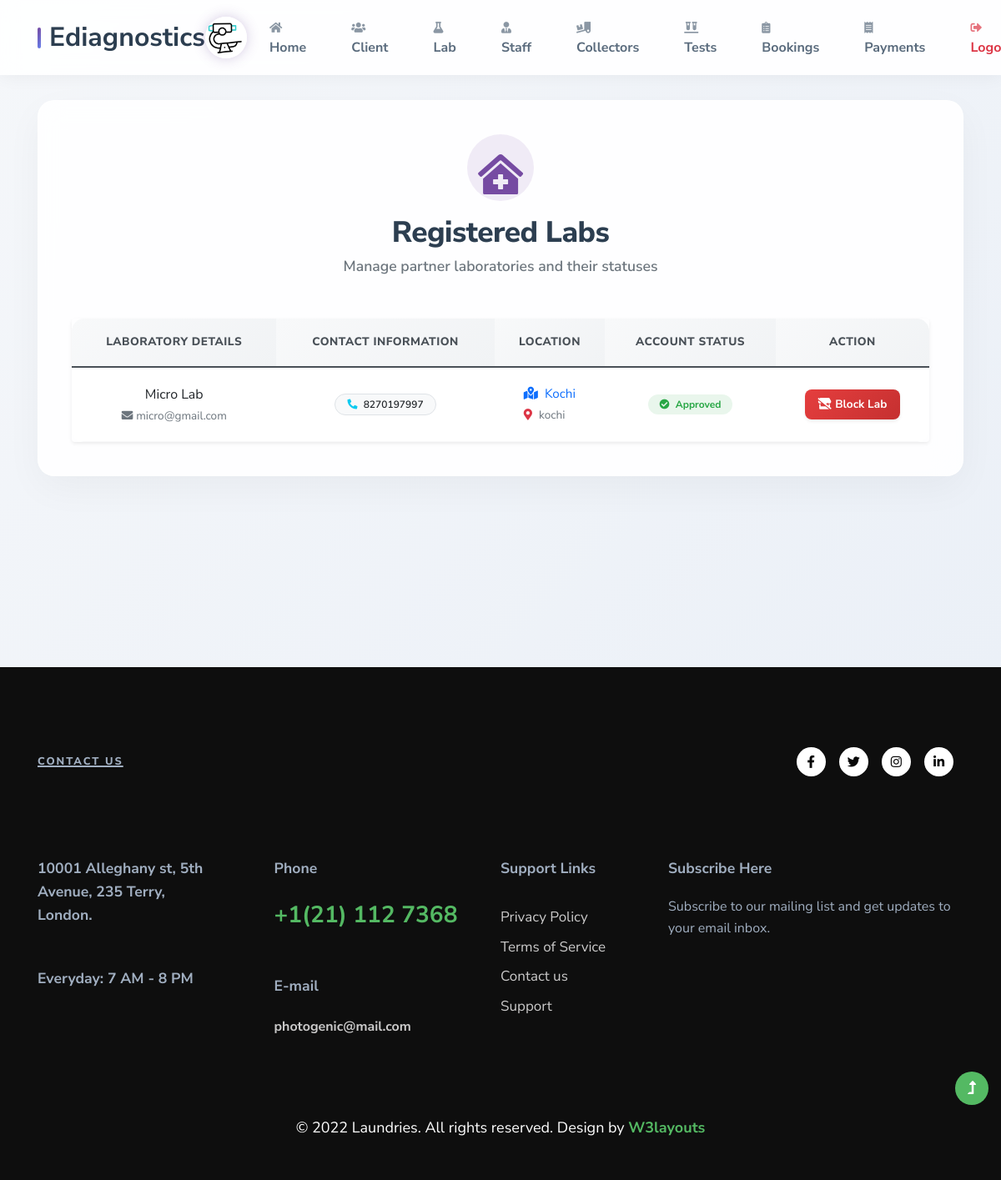
The app's page /admin_lab/ with its own data.
### EdiagApp/models.py (models this page shows)
class LabReg(models.Model):
    name = models.CharField(max_length = 20)
    location = models.CharField(max_length = 20)
    contact = models.CharField(max_length = 20)
    email = models.EmailField()
    password = models.CharField(max_length=100, null=True)
    address = models.CharField(max_length = 50)
    user = models.ForeignKey(Login,on_delete=models.CASCADE,null = True)
    status = models.CharField(max_length=50, null=True, default='pending')
    image = models.FileField(null=True)

### EdiagApp/views.py (the view)
# urls.py: path('admin_lab/',views.admin_lab),
def admin_lab(request):
    data = LabReg.objects.all()
    return render(request,'admin_lab.html',{"data":data})

### template/admin_lab.html (shortened to what this page needs)
{% extends "admin_home.html" %}
{% block content %}
<section class="premium-form-container" style="padding-top: 120px; padding-bottom: 60px; min-height: 100vh;">
    <div class="container">
        <div class="premium-card animate-up" style="max-width: 1200px; margin: 0 auto; padding: 40px;">
            <div class="text-center mb-5">
                <div class="icon-wrapper mb-3 text-center d-inline-flex">
                    <i class="fas fa-clinic-medical fa-3x" style="color: #764ba2;"></i>
                </div>
                <h2 class="premium-title mb-0">Registered Labs</h2>
                <p class="premium-subtitle">Manage partner laboratories and their statuses</p>
            </div>
            <div class="table-responsive rounded shadow-sm">
                <table class="table premium-table text-center align-middle mb-0">
                    <thead>
                        <tr>
                            <th>Laboratory Details</th>
                            <th>Contact Information</th>
                            <th>Location</th>
                            <th>Account Status</th>
                            <th>Action</th>
                        </tr>
                    </thead>
                    <tbody>
                        {% for d in data %}
                        <tr>
                            <td>
                                <div class="d-flex flex-column align-items-center">
                                    <span class="font-weight-bold text-dark mb-1">{{ d.name }}</span>
                                    <span class="text-muted" style="font-size: 0.85rem;"><i class="fas fa-envelope me-1"></i>{{ d.email }}</span>
                                </div>
                            </td>
                            <td>
                                <span class="badge premium-badge-light text-dark">
                                    <i class="fas fa-phone-alt text-info me-1"></i> {{ d.contact }}
                                </span>
                            </td>
                            <td>
                                <div class="text-start d-inline-block text-muted" style="font-size: 0.95rem;">
                                    <div class="font-weight-bold text-primary mb-1"><i class="fas fa-map-marked-alt me-2"></i>{{ d.location }}</div>
                                    <div style="font-size: 0.85rem;"><i class="fas fa-map-marker-alt text-danger me-2"></i>{{ d.address }}</div>
                                </div>
                            </td>
                            <td>
                                {% if d.status == "labApprove" %}
                                    <span class="badge premium-badge-success">
                                        <i class="fas fa-check-circle me-1"></i> Approved
                                    </span>
                                {% else %}
                                    <span class="badge premium-badge-danger">
                                        <i class="fas fa-ban me-1"></i> Blocked
                                    </span>
                                {% endif %}
                            </td>
                            <td>
                                {% if d.status == "labApprove" %}
                                    <a href="/admin_action?id={{d.id}}&action=labBlock" class="btn btn-sm btn-danger premium-btn-action shadow-sm" style="background: linear-gradient(135deg, #e53e3e 0%, #c53030 100%); border:none;">
                                        <i class="fas fa-store-slash"></i> Block Lab
                                    </a>
                                {% else %}
                                    <a href="/admin_action?id={{d.id}}&action=labApprove" class="btn btn-sm btn-success premium-btn-action text-white shadow-sm" style="background: linear-gradient(135deg, #28a745 0%, #20c997 100%); border:none;">
                                        <i class="fas fa-check-double"></i> Approve
                                    </a>
                                {% endif %}
                            </td>
                        </tr>
                        {% endfor %}
                    </tbody>
                </table>
            </div>
        </div>
    </div>
</section>
{% endblock %}

### template/admin_home.html (style rules this page uses)
:root { --primary-gradient: linear-gradient(135deg, #764ba2 0%, #667eea 100%); --glass-bg: rgba(255, 255, 255, 0.85); --text-dark: #2c3e50; }
body { font-family: 'Nunito Sans', sans-serif; background: #f4f7f6; }

### template/admin_lab.html (style rules this page uses)
.premium-form-container { background: linear-gradient(135deg, #f5f7fa 0%, #ebf0f7 100%); font-family: 'Nunito Sans', sans-serif; }
.premium-card { background: rgba(255, 255, 255, 0.9); backdrop-filter: blur(15px); border-radius: 20px; box-shadow: 0 15px 45px rgba(0, 0, 0, 0.04); border: 1px solid rgba(255, 255, 255, 0.7); }
.animate-up { animation: slideUp 0.6s cubic-bezier(0.165, 0.84, 0.44, 1) forwards; }
.icon-wrapper { align-items: center; justify-content: center; width: 80px; height: 80px; border-radius: 50%; background: rgba(118, 75, 162, 0.1); padding-top: 15px; }
.premium-title { font-size: 2.2rem; font-weight: 800; color: #2c3e50; letter-spacing: -0.5px; }
.premium-subtitle { color: #6c757d; font-size: 1.1rem; margin-top: 5px; font-weight: 600; }
.premium-table { background: white; border-radius: 15px; overflow: hidden; }
.premium-table thead th { background: linear-gradient(135deg, #f8f9fa 0%, #f1f3f5 100%); color: #495057; font-weight: 800; text-transform: uppercase; font-size: 0.85rem; letter-spacing: 0.5px; border-bottom: 2px solid #e9ecef; padding: 18px 15px; }
.premium-table tbody td { padding: 20px 15px; border-bottom: 1px solid #f8f9fa; vertical-align: middle; color: #495057; }
.premium-table tbody tr { transition: all 0.2s ease; }
.premium-badge-success { background: rgba(40, 167, 69, 0.1); color: #28a745; padding: 6px 14px; border-radius: 20px; font-weight: 700; }
.premium-badge-light { background: #f8f9fa; color: #6c757d; padding: 6px 14px; border-radius: 20px; border: 1px solid #dee2e6; font-weight: 600; }
.premium-btn-action { border-radius: 8px; padding: 8px 16px; font-weight: 700; font-size: 0.85rem; transition: all 0.2s cubic-bezier(0.165, 0.84, 0.44, 1); }

### records on screen
LabReg: name "Micro Lab", email "micro@gmail.com", contact "8270197997", location "Kochi", address "kochi", status "labApprove" (drawn)
